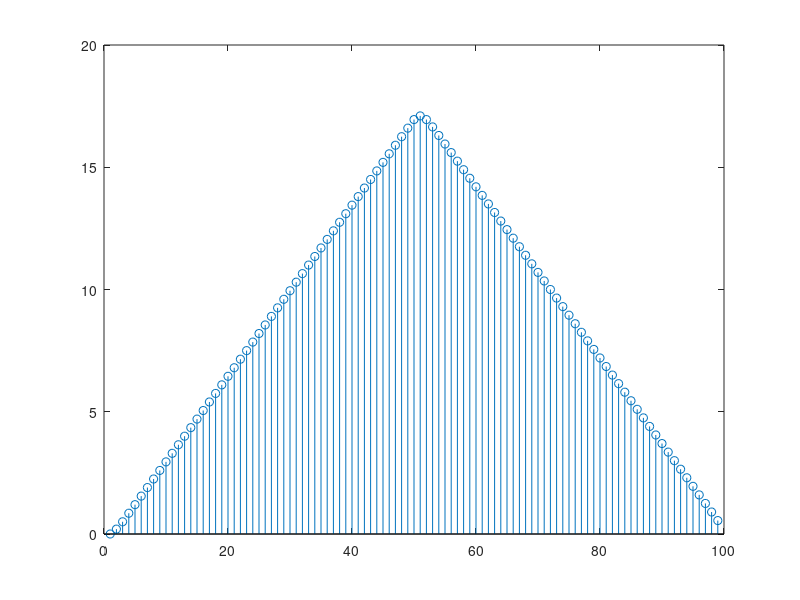

Source code (MATLAB):
for n1 = 1:51
    x(n1)=(n1-1)/5;
end
for n1 = 51:99
    x(n1)=20-n1/5;
end
n2 = 0:2;
h = 1./(2.^n2);
y = fftfilt(h,x);
stem(y)
